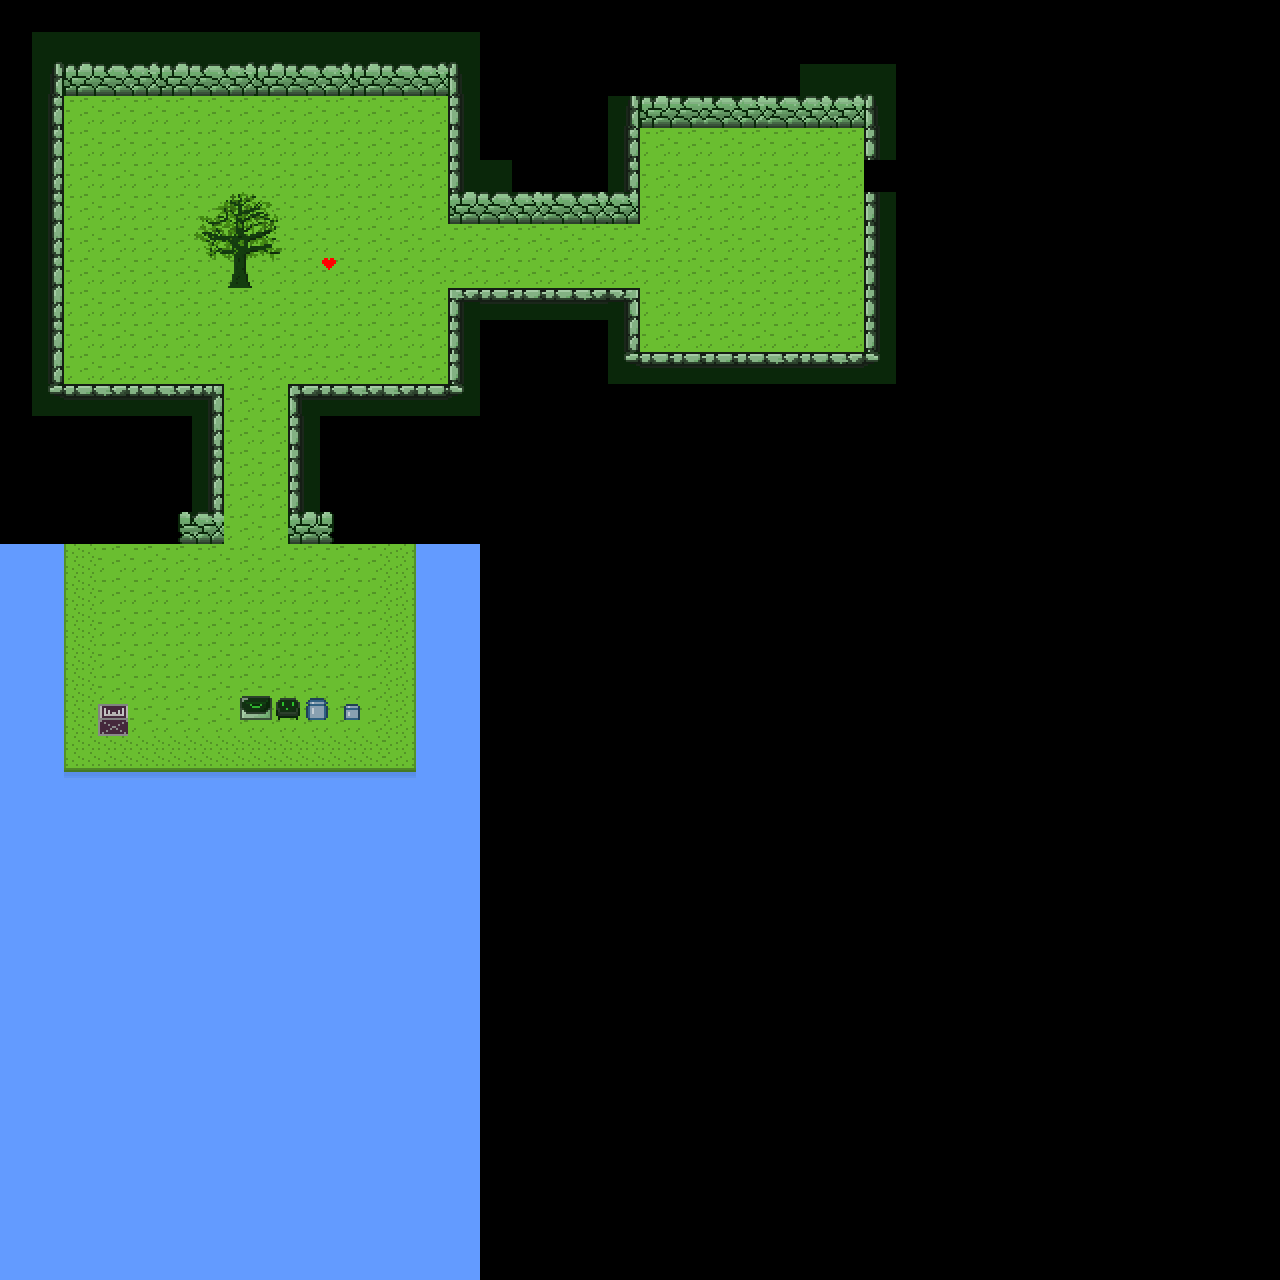

This is a level from a 2D game, rendered from its Tiled map with the project's own tilesets. A one-line summary and the map file follow, with tile-layer data summarised:
An orthogonal 40x40 tile map with 32x32 px tiles, 2 tile layers (layer1, layer2), 2 tilesets and 22 objects.

<map version="1.5" tiledversion="1.6.0" orientation="orthogonal" renderorder="right-down" width="40" height="40" tilewidth="32" tileheight="32" infinite="0" nextlayerid="8" nextobjectid="133">
 <editorsettings>
  <export target="../../../../Desktop/samplemap..json" format="json" />
 </editorsettings>
 <tileset firstgid="1" name="eternal" tilewidth="32" tileheight="32" tilecount="264" columns="22">
  <image source="eternal.classic_179245281_492612278601350_2726080613426545323_n.jpg" width="720" height="405" />
 </tileset>
 <tileset firstgid="265" name="tt112121_0" tilewidth="32" tileheight="32" tilecount="10000" columns="100">
  <image source="tt112121_0.png" width="3200" height="3200" />
 </tileset>
 <layer id="4" name="layer1" width="40" height="40">
  <data>[1600 cells, 635 non-empty, 93 distinct tile ids]</data>
 </layer>
 <layer id="6" name="layer2" width="40" height="40">
  <data>[1600 cells, 54 non-empty, 35 distinct tile ids]</data>
 </layer>
 <objectgroup id="2" name="walls">
  <object id="111" gid="169" x="32" y="423.5" width="32" height="358.5">
   <properties>
    <property name="type" value="wall" />
   </properties>
  </object>
  <object id="112" gid="169" x="864" y="384" width="32" height="331">
   <properties>
    <property name="type" value="wall" />
   </properties>
  </object>
  <object id="113" gid="169" x="64" y="96" width="387.333" height="32">
   <properties>
    <property name="type" value="wall" />
   </properties>
  </object>
  <object id="114" gid="169" x="32" y="448" width="191.667" height="32">
   <properties>
    <property name="type" value="wall" />
   </properties>
  </object>
  <object id="115" gid="169" x="448" y="352" width="191" height="32">
   <properties>
    <property name="type" value="wall" />
   </properties>
  </object>
  <object id="116" gid="169" x="448" y="224" width="184.5" height="32">
   <properties>
    <property name="type" value="wall" />
   </properties>
  </object>
  <object id="117" gid="169" x="608" y="224" width="32" height="166">
   <properties>
    <property name="type" value="wall" />
   </properties>
  </object>
  <object id="118" gid="169" x="608" y="416" width="274.667" height="32">
   <properties>
    <property name="type" value="wall" />
   </properties>
  </object>
  <object id="119" gid="169" x="608" y="390" width="32" height="70">
   <properties>
    <property name="type" value="wall" />
   </properties>
  </object>
  <object id="120" gid="169" x="608" y="128" width="267.333" height="32">
   <properties>
    <property name="type" value="wall" />
   </properties>
  </object>
  <object id="121" gid="169" x="448" y="220.5" width="32" height="156.5">
   <properties>
    <property name="type" value="wall" />
   </properties>
  </object>
  <object id="122" gid="169" x="448" y="430.666" width="32" height="102">
   <properties>
    <property name="type" value="wall" />
   </properties>
  </object>
  <object id="123" gid="169" x="224" y="288" width="32" height="32">
   <properties>
    <property name="type" value="wall" />
   </properties>
  </object>
  <object id="124" gid="169" x="288" y="544" width="190.667" height="32">
   <properties>
    <property name="type" value="wall" />
   </properties>
  </object>
  <object id="125" gid="169" x="288" y="448" width="190.667" height="32">
   <properties>
    <property name="type" value="wall" />
   </properties>
  </object>
  <object id="126" gid="169" x="32" y="544" width="192" height="32">
   <properties>
    <property name="type" value="wall" />
   </properties>
  </object>
  <object id="127" gid="169" x="192" y="524" width="32" height="82">
   <properties>
    <property name="type" value="wall" />
   </properties>
  </object>
  <object id="128" gid="169" x="288" y="512" width="32" height="82">
   <properties>
    <property name="type" value="wall" />
   </properties>
  </object>
  <object id="129" gid="169" x="32" y="768" width="32" height="244">
   <properties>
    <property name="type" value="wall" />
   </properties>
  </object>
  <object id="130" gid="169" x="416" y="768" width="32" height="244">
   <properties>
    <property name="type" value="wall" />
   </properties>
  </object>
  <object id="131" gid="169" x="24" y="800" width="427.333" height="32">
   <properties>
    <property name="type" value="wall" />
   </properties>
  </object>
  <object id="132" gid="169" x="96" y="736" width="32" height="32">
   <properties>
    <property name="type" value="wall" />
   </properties>
  </object>
 </objectgroup>
</map>